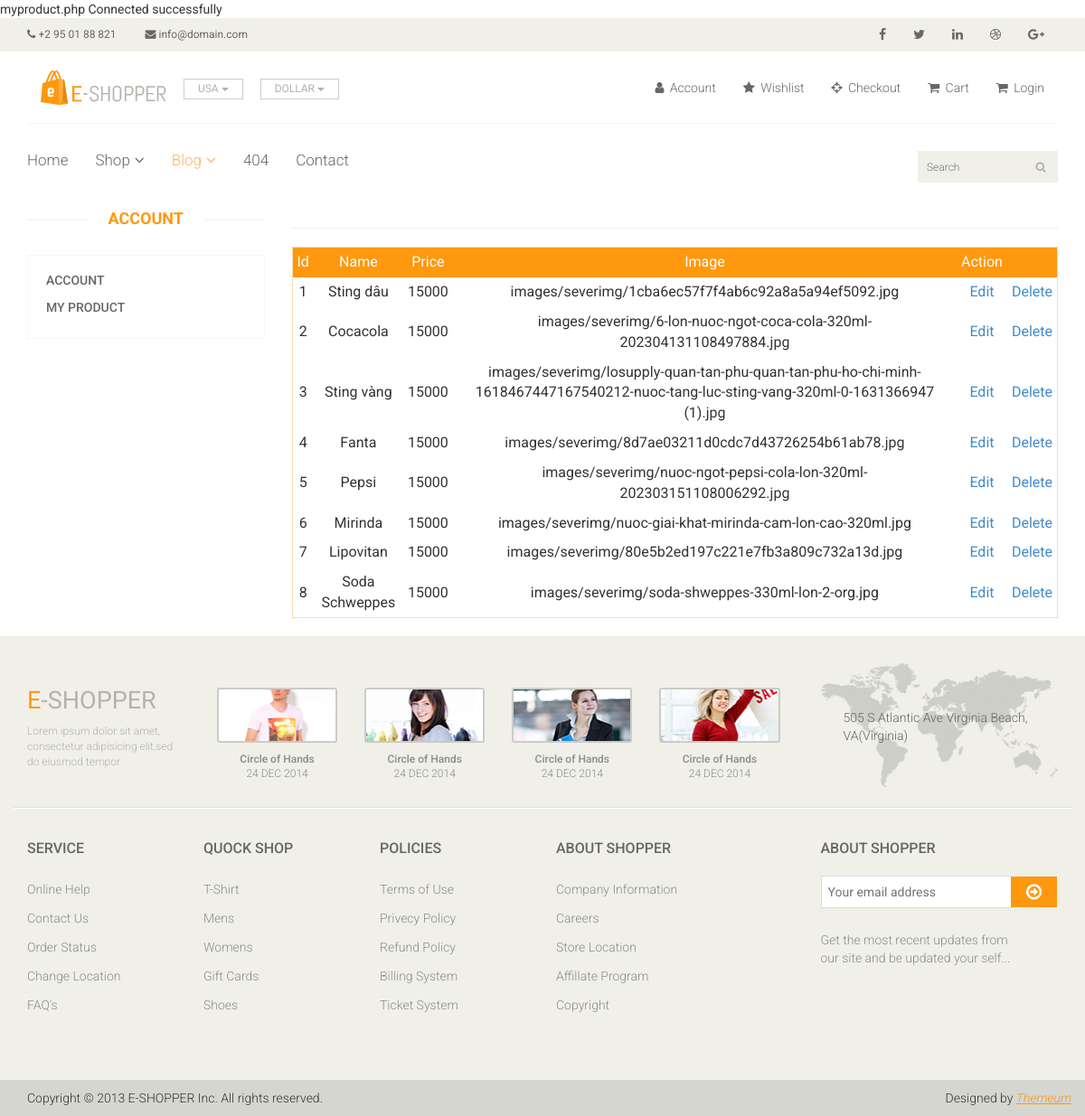
Page /myproduct.php on the committed database.
### tables this page shows
CREATE TABLE `product` (
  `id` int(11) NOT NULL,
  `title` varchar(255) DEFAULT NULL,
  `price` int(11) DEFAULT NULL,
  `image` varchar(255) DEFAULT NULL,
  `userid` int(11) DEFAULT NULL
);

### myproduct.php (the view, shortened to what this page needs)
myproduct.php  <?php
  include 'connect.php';
  $sql = "SELECT * FROM `product` ORDER BY `id`";
  $result = $con->query($sql);
  $data = [];
  if ($result->num_rows > 0) {
  	while ($row = $result->fetch_assoc()) {
  		$data[] = $row;
  	}
  }
  $html = '';
  foreach ($data as $value) {
  	$html .= '
  	<tr role="row">
  	<td>'.$value['id'].'</td>
  	<td>'.$value['title'].'</td>
  	<td>'.$value['price'].'</td>
  	<td>'.$value['image'].' </td>
  	<td><a href="edit.php?ID='.$value['id'].'">Edit</a></td>
  	<td><a href="delete.php?ID='.$value['id'].'"> Delete</a></td>
  	</tr>';
  }
  ?>
  <!DOCTYPE html>
  <html lang="en">
  <head>
  	<link href="css/bootstrap.min.css" rel="stylesheet">
  	<link href="css/font-awesome.min.css" rel="stylesheet">
  	<link href="css/prettyPhoto.css" rel="stylesheet">
  	<link href="css/price-range.css" rel="stylesheet">
  	<link href="css/animate.css" rel="stylesheet">
  	<link href="css/main.css" rel="stylesheet">
  	<link href="css/responsive.css" rel="stylesheet">
  	<link rel="stylesheet" href="https://cdnjs.cloudflare.com/ajax/libs/font-awesome/4.7.0/css/font-awesome.min.css">
  </head>
  <body>
  	<header id="header">
  		<div class="header_top">
  			<div class="container">
  				<div class="row">
  					<div class="col-sm-6">
  						<div class="contactinfo">
  							<ul class="nav nav-pills">
  								<li><a href=""><i class="fa fa-phone"></i> +2 95 01 88 821</a></li>
  								<li><a href=""><i class="fa fa-envelope"></i> info@domain.com</a></li>
  							</ul>
  						</div>
  					</div>
  					<div class="col-sm-6">
  						<div class="social-icons pull-right">
  							<ul class="nav navbar-nav">
  								<li><a href=""><i class="fa fa-facebook"></i></a></li>
  								<li><a href=""><i class="fa fa-twitter"></i></a></li>
  								<li><a href=""><i class="fa fa-linkedin"></i></a></li>
  								<li><a href=""><i class="fa fa-dribbble"></i></a></li>
  								<li><a href=""><i class="fa fa-google-plus"></i></a></li>
  							</ul>
  						</div>
  					</div>
  				</div>
  			</div>
  		</div>
  		<div class="header-middle">
  			<div class="container">
  				<div class="row">
  					<div class="col-md-4 clearfix">
  						<div class="logo pull-left">
  							<a href="index.html"><img src="images/home/logo.png" alt="" /></a>
  						</div>
  						<div class="btn-group pull-right clearfix">
  							<div class="btn-group">
  								<button type="button" class="btn btn-default dropdown-toggle usa" data-toggle="dropdown">
  									USA
  									<span class="caret"></span>
  								</button>
  							</div>
  							<div class="btn-group">
  								<button type="button" class="btn btn-default dropdown-toggle usa" data-toggle="dropdown">
  									DOLLAR
  									<span class="caret"></span>
  								</button>
  							</div>
  						</div>
  					</div>
  					<div class="col-md-8 clearfix">
  						<div class="shop-menu clearfix pull-right">
  							<ul class="nav navbar-nav">
  								<li><a href="account.php"><i class="fa fa-user"></i> Account</a></li>
  								<li><a href=""><i class="fa fa-star"></i> Wishlist</a></li>
  								<li><a href="checkout.html"><i class="fa fa-crosshairs"></i> Checkout</a></li>
  								<li><a href="cart.html"><i class="fa fa-shopping-cart"></i> Cart</a></li>
  								<?php
  								if(isset($_SESSION["id"])){
  									?>
  									<li><a href="logout.php"><i class="fa fa-shopping-cart"></i> Logout</a></li>
  									<?php
  								}else{
  									?>
  									<li><a href="login.php"><i class="fa fa-shopping-cart"></i> Login</a></li>
  									<?php
  								}
  								?>
  							</ul>
  						</div>
  					</div>
  				</div>
  			</div>
  		</div>
  		<div class="header-bottom">
  			<div class="container">
  				<div class="row">
  					<div class="col-sm-9">
  						<div class="mainmenu pull-left">
  							<ul class="nav navbar-nav collapse navbar-collapse">
  								<li><a href="index.html">Home</a></li>
  								<li class="dropdown"><a href="#">Shop<i class="fa fa-angle-down"></i></a>
  								</li>
  								<li class="dropdown"><a href="#" class="active">Blog<i class="fa fa-angle-down"></i></a>
  								</li>
  								<li><a href="404.html">404</a></li>
  								<li><a href="contact-us.html">Contact</a></li>
  							</ul>
  						</div>
  					</div>
  					<div class="col-sm-3">
  						<div class="search_box pull-right">
  							<input type="text" placeholder="Search"/>
  						</div>
  					</div>
  				</div>
  			</div>
  		</div>
  	</header>
  	<section>
  		<div class="container">
  			<div class="row">
  				<div class="col-sm-3">
  					<div class="left-sidebar">
  						<h2>Account</h2>
  						<div class="panel-group category-products" id="accordian">
  							<div class="panel panel-default">
  								<div class="panel-heading">
  									<h4 class="panel-title"><a href="account.php">account</a></h4>
  								</div>
  							</div>
  							<div class="panel panel-default">
  								<div class="panel-heading">
  									<h4 class="panel-title"><a href="my-product.php">My product</a></h4>
  								</div>
  							</div>
  						</div>
  					</div>
  				</div>
  				<div class="col-sm-9">
  					<div class="table-responsive cart_info">
  						<table class="table table-condensed" style="border: 1px solid wheat;">
  							<thead>
  								<tr class="cart_menu" style="background-color:#FE980F ;">
  									<td class="description">Id</td>
  									<td class="description">Name</td>
  									<td class="price">Price</td>
  									<td class="image">Image</td>
  									<td class="quantity">Action</td>
  									<td></td>
  								</tr>
  							</thead>
  							<tbody >
  								<?php
  								echo $html;
  								?>
								<hr>
							</tbody>
						</table>
					</div>
				</div>
			</div>
		</div>
	</section>
	<footer id="footer">
		<div class="footer-top">
			<div class="container">
				<div class="row">
					<div class="col-sm-2">
						<div class="companyinfo">
							<h2><span>e</span>-shopper</h2>
							<p>Lorem ipsum dolor sit amet, consectetur adipisicing elit,sed do eiusmod tempor</p>
						</div>
					</div>
					<div class="col-sm-7">
						<div class="col-sm-3">
							<div class="video-gallery text-center">
								<a href="#">
									<div class="iframe-img">
										<img src="images/home/iframe1.png" alt="" />
									</div>
								</a>
								<p>Circle of Hands</p>
								<h2>24 DEC 2014</h2>
							</div>
						</div>
						<div class="col-sm-3">
							<div class="video-gallery text-center">
								<a href="#">
									<div class="iframe-img">
										<img src="images/home/iframe2.png" alt="" />
									</div>
								</a>
								<p>Circle of Hands</p>
								<h2>24 DEC 2014</h2>
							</div>
						</div>
						<div class="col-sm-3">
							<div class="video-gallery text-center">
								<a href="#">
									<div class="iframe-img">
										<img src="images/home/iframe3.png" alt="" />
									</div>
								</a>
								<p>Circle of Hands</p>
								<h2>24 DEC 2014</h2>
							</div>
						</div>
						<div class="col-sm-3">
							<div class="video-gallery text-center">
								<a href="#">
									<div class="iframe-img">
										<img src="images/home/iframe4.png" alt="" />
									</div>
								</a>
								<p>Circle of Hands</p>
								<h2>24 DEC 2014</h2>
							</div>
						</div>
					</div>
					<div class="col-sm-3">
						<div class="address">
							<img src="images/home/map.png" alt="" />
							<p>505 S Atlantic Ave Virginia Beach, VA(Virginia)</p>
						</div>
					</div>
				</div>
			</div>
		</div>
		<div class="footer-widget">
			<div class="container">
				<div class="row">
					<div class="col-sm-2">
						<div class="single-widget">
							<h2>Service</h2>
							<ul class="nav nav-pills nav-stacked">
								<li><a href="">Online Help</a></li>
								<li><a href="">Contact Us</a></li>
								<li><a href="">Order Status</a></li>
								<li><a href="">Change Location</a></li>
								<li><a href="">FAQ’s</a></li>
							</ul>
						</div>
					</div>
					<div class="col-sm-2">
						<div class="single-widget">
							<h2>Quock Shop</h2>
							<ul class="nav nav-pills nav-stacked">
								<li><a href="">T-Shirt</a></li>
								<li><a href="">Mens</a></li>
								<li><a href="">Womens</a></li>
								<li><a href="">Gift Cards</a></li>
								<li><a href="">Shoes</a></li>
							</ul>
						</div>
					</div>
					<div class="col-sm-2">
						<div class="single-widget">
							<h2>Policies</h2>
							<ul class="nav nav-pills nav-stacked">
								<li><a href="">Terms of Use</a></li>
								<li><a href="">Privecy Policy</a></li>
								<li><a href="">Refund Policy</a></li>
								<li><a href="">Billing System</a></li>
								<li><a href="">Ticket System</a></li>
							</ul>
						</div>
					</div>
					<div class="col-sm-2">
						<div class="single-widget">
							<h2>About Shopper</h2>
							<ul class="nav nav-pills nav-stacked">
								<li><a href="">Company Information</a></li>
								<li><a href="">Careers</a></li>
								<li><a href="">Store Location</a></li>
								<li><a href="">Affillate Program</a></li>
								<li><a href="">Copyright</a></li>
							</ul>
						</div>
					</div>
					<div class="col-sm-3 col-sm-offset-1">
						<div class="single-widget">
							<h2>About Shopper</h2>
							<form action="#" class="searchform">
								<input type="text" placeholder="Your email address" />
								<button type="submit" class="btn btn-default"><i class="fa fa-arrow-circle-o-right"></i></button>
								<p>Get the most recent updates from <br />our site and be updated your self...</p>
							</form>
						</div>
					</div>
				</div>
			</div>
		</div>
		<div class="footer-bottom">
			<div class="container">
				<div class="row">
					<p class="pull-left">Copyright © 2013 E-SHOPPER Inc. All rights reserved.</p>
					<p class="pull-right">Designed by <span><a target="_blank" href="http://www.themeum.com">Themeum</a></span></p>
				</div>
			</div>
		</div>
	</footer>
</body>
</html>

### connect.php
<?php
	$servername = "localhost";
	$username = "root";
	$password = "";
	$database = "eshopper";
	$con = new mysqli($servername, $username, $password, $database);
	if ($con->connect_error) {
	    die("Connection failed: " . $con->connect_error);
	} else {
		echo "Connected successfully \n";
	}
?>

### myproduct.php (style rules this page uses)
thead>.cart_menu { color: white; text-align: center; }
td { text-align: center; }

### rows in the picture
product: id "1", title "Sting dâu", price "15000", image "images/severimg/1cba6ec57f7f4ab6c92a8a5a94ef5092.jpg"
product: id "2", title "Cocacola", price "15000", image "images/severimg/6-lon-nuoc-ngot-coca-cola-320ml-202304131108497884.jpg"
product: id "3", title "Sting vàng", price "15000", image "images/severimg/losupply-quan-tan-phu-quan-tan-phu-ho-chi-minh-1618467447167540212-nuoc-tang-luc-sting-vang-320ml-0-1631366947 (1).jpg"
product: id "4", title "Fanta", price "15000", image "images/severimg/8d7ae03211d0cdc7d43726254b61ab78.jpg"
product: id "5", title "Pepsi", price "15000", image "images/severimg/nuoc-ngot-pepsi-cola-lon-320ml-202303151108006292.jpg"
product: id "6", title "Mirinda", price "15000", image "images/severimg/nuoc-giai-khat-mirinda-cam-lon-cao-320ml.jpg"
product: id "7", title "Lipovitan", price "15000", image "images/severimg/80e5b2ed197c221e7fb3a809c732a13d.jpg"
product: id "8", title "Soda Schweppes", price "15000", image "images/severimg/soda-shweppes-330ml-lon-2-org.jpg"
